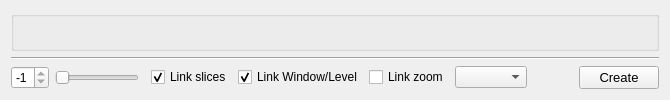
      <widget class="QWidget" name="im_compare_tab">
       <attribute name="title">
        <string>Compare</string>
       </attribute>
       <layout class="QGridLayout" name="gridLayout_16">
        <item row="3" column="1">
         <widget class="QSlider" name="SliderCompareView">
          <property name="orientation">
           <enum>Qt::Horizontal</enum>
          </property>
         </widget>
        </item>
        <item row="0" column="0" colspan="9">
         <widget class="QGroupBox" name="groupBox_2">
          <property name="title">
           <string/>
          </property>
          <layout class="QGridLayout" name="gridLayout_17">
           <item row="0" column="0">
            <widget class="QWidget" name="Ax_comp_cont_1" native="true"/>
           </item>
           <item row="0" column="1">
            <widget class="QWidget" name="Ax_comp_cont_4" native="true"/>
           </item>
           <item row="0" column="2">
            <widget class="QWidget" name="Ax_comp_cont_7" native="true"/>
           </item>
           <item row="0" column="3">
            <widget class="QWidget" name="Ax_comp_cont_10" native="true"/>
           </item>
           <item row="1" column="0">
            <widget class="QWidget" name="Ax_comp_cont_2" native="true"/>
           </item>
           <item row="1" column="1">
            <widget class="QWidget" name="Ax_comp_cont_5" native="true"/>
           </item>
           <item row="1" column="2">
            <widget class="QWidget" name="Ax_comp_cont_8" native="true"/>
           </item>
           <item row="1" column="3">
            <widget class="QWidget" name="Ax_comp_cont_11" native="true"/>
           </item>
           <item row="2" column="1">
            <widget class="QWidget" name="Ax_comp_cont_6" native="true"/>
           </item>
           <item row="2" column="2">
            <widget class="QWidget" name="Ax_comp_cont_9" native="true"/>
           </item>
           <item row="2" column="3">
            <widget class="QWidget" name="Ax_comp_cont_12" native="true"/>
           </item>
           <item row="2" column="0">
            <widget class="QWidget" name="Ax_comp_cont_3" native="true"/>
           </item>
          </layout>
         </widget>
        </item>
        <item row="3" column="0">
         <widget class="QSpinBox" name="Comp_im_idx">
          <property name="minimum">
           <number>-1</number>
          </property>
          <property name="maximum">
           <number>-1</number>
          </property>
          <property name="value">
           <number>-1</number>
          </property>
         </widget>
        </item>
        <item row="3" column="8">
         <widget class="QPushButton" name="but_create_comp_axes">
          <property name="font">
           <font>
            <pointsize>10</pointsize>
           </font>
          </property>
          <property name="text">
           <string>Create</string>
          </property>
         </widget>
        </item>
        <item row="1" column="0" colspan="9">
         <widget class="Line" name="line_12">
          <property name="orientation">
           <enum>Qt::Horizontal</enum>
          </property>
         </widget>
        </item>
        <item row="3" column="3">
         <widget class="QCheckBox" name="Comp_linkSlices">
          <property name="text">
           <string>Link slices</string>
          </property>
          <property name="checked">
           <bool>true</bool>
          </property>
         </widget>
        </item>
        <item row="3" column="6">
         <widget class="QComboBox" name="Comp_view_sel_box"/>
        </item>
        <item row="3" column="4">
         <widget class="QCheckBox" name="link_win_lev">
          <property name="text">
           <string>Link Window/Level</string>
          </property>
          <property name="checked">
           <bool>true</bool>
          </property>
         </widget>
        </item>
        <item row="3" column="7">
         <spacer name="horizontalSpacer_16">
          <property name="orientation">
           <enum>Qt::Horizontal</enum>
          </property>
          <property name="sizeHint" stdset="0">
           <size>
            <width>40</width>
            <height>20</height>
           </size>
          </property>
         </spacer>
        </item>
        <item row="3" column="5">
         <widget class="QCheckBox" name="comp_link_zoom">
          <property name="text">
           <string>Link zoom</string>
          </property>
         </widget>
        </item>
       </layout>
      </widget>
